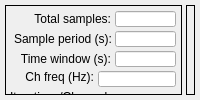
     <widget class="QWidget" name="tab_time">
      <attribute name="title">
       <string>Time data</string>
      </attribute>
      <layout class="QGridLayout" name="gridLayout">
       <property name="leftMargin">
        <number>5</number>
       </property>
       <property name="topMargin">
        <number>5</number>
       </property>
       <property name="rightMargin">
        <number>5</number>
       </property>
       <property name="bottomMargin">
        <number>5</number>
       </property>
       <property name="horizontalSpacing">
        <number>4</number>
       </property>
       <item row="0" column="0">
        <widget class="QFrame" name="dataFrame">
         <property name="sizePolicy">
          <sizepolicy hsizetype="Fixed" vsizetype="MinimumExpanding">
           <horstretch>0</horstretch>
           <verstretch>0</verstretch>
          </sizepolicy>
         </property>
         <property name="minimumSize">
          <size>
           <width>177</width>
           <height>0</height>
          </size>
         </property>
         <property name="autoFillBackground">
          <bool>false</bool>
         </property>
         <property name="frameShape">
          <enum>QFrame::Box</enum>
         </property>
         <property name="frameShadow">
          <enum>QFrame::Plain</enum>
         </property>
         <widget class="QLineEdit" name="totalSamplesTime">
          <property name="geometry">
           <rect>
            <x>110</x>
            <y>6</y>
            <width>61</width>
            <height>16</height>
           </rect>
          </property>
          <property name="readOnly">
           <bool>true</bool>
          </property>
         </widget>
         <widget class="QLabel" name="label">
          <property name="geometry">
           <rect>
            <x>23</x>
            <y>6</y>
            <width>83</width>
            <height>16</height>
           </rect>
          </property>
          <property name="text">
           <string>Total samples:</string>
          </property>
          <property name="alignment">
           <set>Qt::AlignRight|Qt::AlignTrailing|Qt::AlignVCenter</set>
          </property>
         </widget>
         <widget class="QLineEdit" name="samplingPeriod">
          <property name="geometry">
           <rect>
            <x>110</x>
            <y>26</y>
            <width>61</width>
            <height>16</height>
           </rect>
          </property>
          <property name="readOnly">
           <bool>true</bool>
          </property>
         </widget>
         <widget class="QLabel" name="label_3">
          <property name="geometry">
           <rect>
            <x>4</x>
            <y>26</y>
            <width>103</width>
            <height>16</height>
           </rect>
          </property>
          <property name="frameShape">
           <enum>QFrame::NoFrame</enum>
          </property>
          <property name="text">
           <string>Sample period (s):</string>
          </property>
          <property name="alignment">
           <set>Qt::AlignRight|Qt::AlignTrailing|Qt::AlignVCenter</set>
          </property>
         </widget>
         <widget class="QLineEdit" name="timeWindow">
          <property name="geometry">
           <rect>
            <x>110</x>
            <y>46</y>
            <width>61</width>
            <height>16</height>
           </rect>
          </property>
          <property name="readOnly">
           <bool>true</bool>
          </property>
         </widget>
         <widget class="QLabel" name="label_7">
          <property name="geometry">
           <rect>
            <x>12</x>
            <y>46</y>
            <width>94</width>
            <height>16</height>
           </rect>
          </property>
          <property name="frameShape">
           <enum>QFrame::NoFrame</enum>
          </property>
          <property name="text">
           <string>Time window (s):</string>
          </property>
          <property name="alignment">
           <set>Qt::AlignRight|Qt::AlignTrailing|Qt::AlignVCenter</set>
          </property>
         </widget>
         <widget class="QGroupBox" name="groupBox">
          <property name="geometry">
           <rect>
            <x>5</x>
            <y>166</y>
            <width>165</width>
            <height>96</height>
           </rect>
          </property>
          <property name="title">
           <string>Signal type</string>
          </property>
          <widget class="QCheckBox" name="signalCheckBox">
           <property name="geometry">
            <rect>
             <x>10</x>
             <y>24</y>
             <width>104</width>
             <height>17</height>
            </rect>
           </property>
           <property name="text">
            <string>Display signal</string>
           </property>
           <property name="checked">
            <bool>true</bool>
           </property>
          </widget>
          <widget class="QCheckBox" name="noiseCheckBox">
           <property name="geometry">
            <rect>
             <x>10</x>
             <y>40</y>
             <width>99</width>
             <height>17</height>
            </rect>
           </property>
           <property name="text">
            <string>Display noise</string>
           </property>
          </widget>
          <widget class="QCheckBox" name="sigandnoiseCheckBox">
           <property name="geometry">
            <rect>
             <x>10</x>
             <y>56</y>
             <width>145</width>
             <height>17</height>
            </rect>
           </property>
           <property name="text">
            <string>Display signal + noise</string>
           </property>
          </widget>
          <widget class="QRadioButton" name="radioButtonLog">
           <property name="geometry">
            <rect>
             <x>88</x>
             <y>76</y>
             <width>52</width>
             <height>17</height>
            </rect>
           </property>
           <property name="text">
            <string>dBm</string>
           </property>
          </widget>
          <widget class="QRadioButton" name="radioButtonLinear">
           <property name="geometry">
            <rect>
             <x>26</x>
             <y>76</y>
             <width>55</width>
             <height>17</height>
            </rect>
           </property>
           <property name="text">
            <string>Watts</string>
           </property>
           <property name="checked">
            <bool>true</bool>
           </property>
          </widget>
         </widget>
         <widget class="QGroupBox" name="groupBox_2">
          <property name="geometry">
           <rect>
            <x>5</x>
            <y>84</y>
            <width>165</width>
            <height>79</height>
           </rect>
          </property>
          <property name="title">
           <string>Iterations/Channels</string>
          </property>
          <widget class="QLabel" name="label_5">
           <property name="geometry">
            <rect>
             <x>59</x>
             <y>28</y>
             <width>47</width>
             <height>16</height>
            </rect>
           </property>
           <property name="layoutDirection">
            <enum>Qt::RightToLeft</enum>
           </property>
           <property name="text">
            <string>Current:</string>
           </property>
           <property name="alignment">
            <set>Qt::AlignRight|Qt::AlignTrailing|Qt::AlignVCenter</set>
           </property>
          </widget>
          <widget class="QSpinBox" name="spinBoxTime">
           <property name="geometry">
            <rect>
             <x>110</x>
             <y>22</y>
             <width>41</width>
             <height>26</height>
            </rect>
           </property>
           <property name="readOnly">
            <bool>false</bool>
           </property>
           <property name="suffix">
            <string/>
           </property>
           <property name="minimum">
            <number>1</number>
           </property>
           <property name="maximum">
            <number>100</number>
           </property>
          </widget>
          <widget class="QLineEdit" name="totalIterationsTime">
           <property name="geometry">
            <rect>
             <x>22</x>
             <y>27</y>
             <width>31</width>
             <height>18</height>
            </rect>
           </property>
           <property name="readOnly">
            <bool>true</bool>
           </property>
          </widget>
          <widget class="QLabel" name="label_10">
           <property name="geometry">
            <rect>
             <x>4</x>
             <y>54</y>
             <width>92</width>
             <height>16</height>
            </rect>
           </property>
           <property name="layoutDirection">
            <enum>Qt::RightToLeft</enum>
           </property>
           <property name="text">
            <string>Ch key (current):</string>
           </property>
           <property name="alignment">
            <set>Qt::AlignRight|Qt::AlignTrailing|Qt::AlignVCenter</set>
           </property>
          </widget>
          <widget class="QComboBox" name="waveKeyListTime">
           <property name="geometry">
            <rect>
             <x>100</x>
             <y>52</y>
             <width>52</width>
             <height>21</height>
            </rect>
           </property>
           <property name="acceptDrops">
            <bool>false</bool>
           </property>
           <property name="editable">
            <bool>false</bool>
           </property>
           <property name="currentText">
            <string/>
           </property>
           <property name="currentIndex">
            <number>-1</number>
           </property>
           <property name="maxVisibleItems">
            <number>10</number>
           </property>
          </widget>
         </widget>
         <widget class="QGroupBox" name="groupBox_5">
          <property name="geometry">
           <rect>
            <x>5</x>
            <y>374</y>
            <width>165</width>
            <height>78</height>
           </rect>
          </property>
          <property name="title">
           <string>Plot settings</string>
          </property>
          <widget class="QCheckBox" name="checkBoxMajorGrid">
           <property name="geometry">
            <rect>
             <x>10</x>
             <y>24</y>
             <width>122</width>
             <height>17</height>
            </rect>
           </property>
           <property name="text">
            <string>Display major grid</string>
           </property>
           <property name="checked">
            <bool>true</bool>
           </property>
          </widget>
          <widget class="QCheckBox" name="checkBoxMinorGrid">
           <property name="geometry">
            <rect>
             <x>10</x>
             <y>40</y>
             <width>126</width>
             <height>17</height>
            </rect>
           </property>
           <property name="text">
            <string>Display minor grid</string>
           </property>
           <property name="checked">
            <bool>true</bool>
           </property>
          </widget>
          <widget class="QCheckBox" name="checkBoxLegend">
           <property name="geometry">
            <rect>
             <x>10</x>
             <y>56</y>
             <width>108</width>
             <height>17</height>
            </rect>
           </property>
           <property name="text">
            <string>Display legend</string>
           </property>
           <property name="checked">
            <bool>false</bool>
           </property>
          </widget>
         </widget>
         <widget class="QGroupBox" name="groupBox_7">
          <property name="geometry">
           <rect>
            <x>6</x>
            <y>548</y>
            <width>164</width>
            <height>92</height>
           </rect>
          </property>
          <property name="title">
           <string>Time axis min/max settings</string>
          </property>
          <widget class="QLineEdit" name="minTime">
           <property name="geometry">
            <rect>
             <x>94</x>
             <y>26</y>
             <width>61</width>
             <height>16</height>
            </rect>
           </property>
          </widget>
          <widget class="QLineEdit" name="maxTime">
           <property name="geometry">
            <rect>
             <x>94</x>
             <y>46</y>
             <width>61</width>
             <height>16</height>
            </rect>
           </property>
          </widget>
          <widget class="QLabel" name="label_8">
           <property name="geometry">
            <rect>
             <x>22</x>
             <y>24</y>
             <width>68</width>
             <height>20</height>
            </rect>
           </property>
           <property name="text">
            <string>Time (min):</string>
           </property>
           <property name="alignment">
            <set>Qt::AlignRight|Qt::AlignTrailing|Qt::AlignVCenter</set>
           </property>
          </widget>
          <widget class="QLabel" name="label_9">
           <property name="geometry">
            <rect>
             <x>23</x>
             <y>42</y>
             <width>68</width>
             <height>20</height>
            </rect>
           </property>
           <property name="text">
            <string>Time (max):</string>
           </property>
           <property name="alignment">
            <set>Qt::AlignRight|Qt::AlignTrailing|Qt::AlignVCenter</set>
           </property>
          </widget>
          <widget class="QPushButton" name="actionTimeWindow">
           <property name="geometry">
            <rect>
             <x>40</x>
             <y>66</y>
             <width>75</width>
             <height>21</height>
            </rect>
           </property>
           <property name="text">
            <string>Apply</string>
           </property>
          </widget>
         </widget>
         <widget class="QGroupBox" name="groupBox_9">
          <property name="geometry">
           <rect>
            <x>4</x>
            <y>312</y>
            <width>166</width>
            <height>58</height>
           </rect>
          </property>
          <property name="title">
           <string>Optical phase (X-Y pol)</string>
          </property>
          <widget class="QCheckBox" name="unwrapPhaseCheckBox">
           <property name="geometry">
            <rect>
             <x>14</x>
             <y>38</y>
             <width>70</width>
             <height>17</height>
            </rect>
           </property>
           <property name="text">
            <string>Unwrap</string>
           </property>
          </widget>
          <widget class="QCheckBox" name="sigPhaseCheckBox">
           <property name="geometry">
            <rect>
             <x>14</x>
             <y>22</y>
             <width>69</width>
             <height>17</height>
            </rect>
           </property>
           <property name="text">
            <string>Display</string>
           </property>
          </widget>
          <widget class="QRadioButton" name="radioButtonDeg">
           <property name="geometry">
            <rect>
             <x>98</x>
             <y>38</y>
             <width>53</width>
             <height>17</height>
            </rect>
           </property>
           <property name="text">
            <string>Deg</string>
           </property>
          </widget>
          <widget class="QRadioButton" name="radioButtonRad">
           <property name="geometry">
            <rect>
             <x>98</x>
             <y>22</y>
             <width>52</width>
             <height>17</height>
            </rect>
           </property>
           <property name="text">
            <string>Rad</string>
           </property>
           <property name="checked">
            <bool>true</bool>
           </property>
          </widget>
         </widget>
         <widget class="QGroupBox" name="groupBox_13">
          <property name="geometry">
           <rect>
            <x>4</x>
            <y>266</y>
            <width>166</width>
            <height>43</height>
           </rect>
          </property>
          <property name="title">
           <string>Polarization</string>
          </property>
          <widget class="QRadioButton" name="radioButtonPolXY">
           <property name="geometry">
            <rect>
             <x>16</x>
             <y>22</y>
             <width>50</width>
             <height>17</height>
            </rect>
           </property>
           <property name="text">
            <string>X-Y</string>
           </property>
           <property name="checked">
            <bool>true</bool>
           </property>
          </widget>
          <widget class="QRadioButton" name="radioButtonPolX">
           <property name="geometry">
            <rect>
             <x>74</x>
             <y>22</y>
             <width>34</width>
             <height>17</height>
            </rect>
           </property>
           <property name="text">
            <string>X</string>
           </property>
           <property name="checked">
            <bool>false</bool>
           </property>
          </widget>
          <widget class="QRadioButton" name="radioButtonPolY">
           <property name="geometry">
            <rect>
             <x>124</x>
             <y>22</y>
             <width>36</width>
             <height>17</height>
            </rect>
           </property>
           <property name="text">
            <string>Y</string>
           </property>
           <property name="checked">
            <bool>false</bool>
           </property>
          </widget>
         </widget>
         <widget class="QGroupBox" name="groupBox_31">
          <property name="geometry">
           <rect>
            <x>6</x>
            <y>456</y>
            <width>164</width>
            <height>88</height>
           </rect>
          </property>
          <property name="title">
           <string>Y-axis min/max settings</string>
          </property>
          <widget class="QLineEdit" name="startYAxisTime">
           <property name="geometry">
            <rect>
             <x>94</x>
             <y>24</y>
             <width>61</width>
             <height>16</height>
            </rect>
           </property>
          </widget>
          <widget class="QLineEdit" name="endYAxisTime">
           <property name="geometry">
            <rect>
             <x>94</x>
             <y>44</y>
             <width>61</width>
             <height>16</height>
            </rect>
           </property>
          </widget>
          <widget class="QLabel" name="label_33">
           <property name="geometry">
            <rect>
             <x>28</x>
             <y>20</y>
             <width>64</width>
             <height>20</height>
            </rect>
           </property>
           <property name="text">
            <string>Start value:</string>
           </property>
           <property name="alignment">
            <set>Qt::AlignRight|Qt::AlignTrailing|Qt::AlignVCenter</set>
           </property>
          </widget>
          <widget class="QLabel" name="label_34">
           <property name="geometry">
            <rect>
             <x>16</x>
             <y>40</y>
             <width>76</width>
             <height>20</height>
            </rect>
           </property>
           <property name="text">
            <string>End value:</string>
           </property>
           <property name="alignment">
            <set>Qt::AlignRight|Qt::AlignTrailing|Qt::AlignVCenter</set>
           </property>
          </widget>
          <widget class="QPushButton" name="actionTimeWindowYAxis">
           <property name="geometry">
            <rect>
             <x>42</x>
             <y>62</y>
             <width>75</width>
             <height>21</height>
            </rect>
           </property>
           <property name="text">
            <string>Apply</string>
           </property>
          </widget>
         </widget>
         <widget class="QLineEdit" name="opticalChTime">
          <property name="geometry">
           <rect>
            <x>93</x>
            <y>66</y>
            <width>78</width>
            <height>16</height>
           </rect>
          </property>
          <property name="readOnly">
           <bool>true</bool>
          </property>
         </widget>
         <widget class="QLabel" name="label_77">
          <property name="geometry">
           <rect>
            <x>12</x>
            <y>64</y>
            <width>77</width>
            <height>16</height>
           </rect>
          </property>
          <property name="frameShape">
           <enum>QFrame::NoFrame</enum>
          </property>
          <property name="text">
           <string>Ch freq (Hz):</string>
          </property>
          <property name="alignment">
           <set>Qt::AlignRight|Qt::AlignTrailing|Qt::AlignVCenter</set>
          </property>
         </widget>
        </widget>
       </item>
       <item row="0" column="1">
        <widget class="QFrame" name="graphFrame">
         <property name="sizePolicy">
          <sizepolicy hsizetype="Expanding" vsizetype="Expanding">
           <horstretch>0</horstretch>
           <verstretch>0</verstretch>
          </sizepolicy>
         </property>
         <property name="layoutDirection">
          <enum>Qt::LeftToRight</enum>
         </property>
         <property name="autoFillBackground">
          <bool>true</bool>
         </property>
         <property name="frameShape">
          <enum>QFrame::Box</enum>
         </property>
         <property name="frameShadow">
          <enum>QFrame::Plain</enum>
         </property>
         <property name="lineWidth">
          <number>1</number>
         </property>
         <property name="midLineWidth">
          <number>1</number>
         </property>
        </widget>
       </item>
      </layout>
     </widget>
